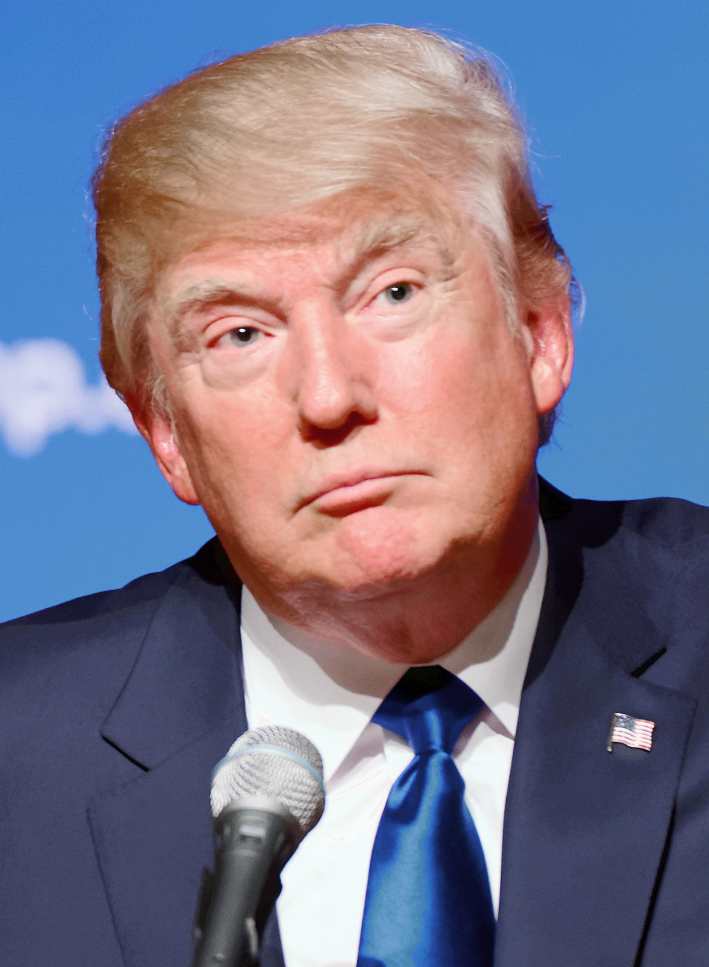
#> input picture test_image.jpg, 1418 x 1934 px (shown at 1/2 size)
$ python -i eigenfaces.py   (imports and definitions only)   (Python 2 division)
#> lines starting #> are read from the running program, lines starting #| are printed output that depends on the picture
import cv2
import numpy
import csv
import os
import scipy.sparse.linalg as lin
from numpy.linalg import matrix_rank
from numpy import linalg as LA
import scipy.io
import random
import matplotlib.pyplot as plt
import matplotlib.image as mpimg
import matplotlib.cm as cm
import pylab

train_loc = []  # List of paths of training set
train_class = []  # List of classes (0,1,...,n) of the training set
test_loc = []  # List of paths of testing set
test_class = []  # List of classes (0,1,...,n) of the testing set
train_array = []  # List of N^2x1 vectors corresponding to each face
u = []  # Extended eigenvectors M
u_reduced = []  # Reduced eigenvectors to K = 75% M


# [119 lines left out: functions read_csv, read_train_images, visualize_eigenfaces, not called in this run]


def extractFace(_img):
    cascade = cv2.CascadeClassifier("haarcascade_frontalface_alt.xml")
    rects = cascade.detectMultiScale(_img)
    for x, y, width, height in rects:
        roi = _img[y:(y+height), x:(x+width)]
        gray_image = cv2.cvtColor(roi, cv2.COLOR_BGR2GRAY)
        gray_image = cv2.resize(gray_image, (150, 150))
    return gray_image

# [10 lines not run here, left out]

>>> import cv2
>>> picture = cv2.imread('test_image.jpg')
#> picture is the input picture: shape (1934, 1418, 3); mean B, G, R 139.1, 117.1, 118.9
>>> result = extractFace(picture)
#> in extractFace, `rects = cascade.detectMultiScale(_img)`: rects = [[161, 278, 907, 907]]
#> the loop in extractFace, `for x, y, width, height in rects:` made 1 pass
#> pass 1, in extractFace, `roi = _img[y:(y+height), x:(x+width)]`:
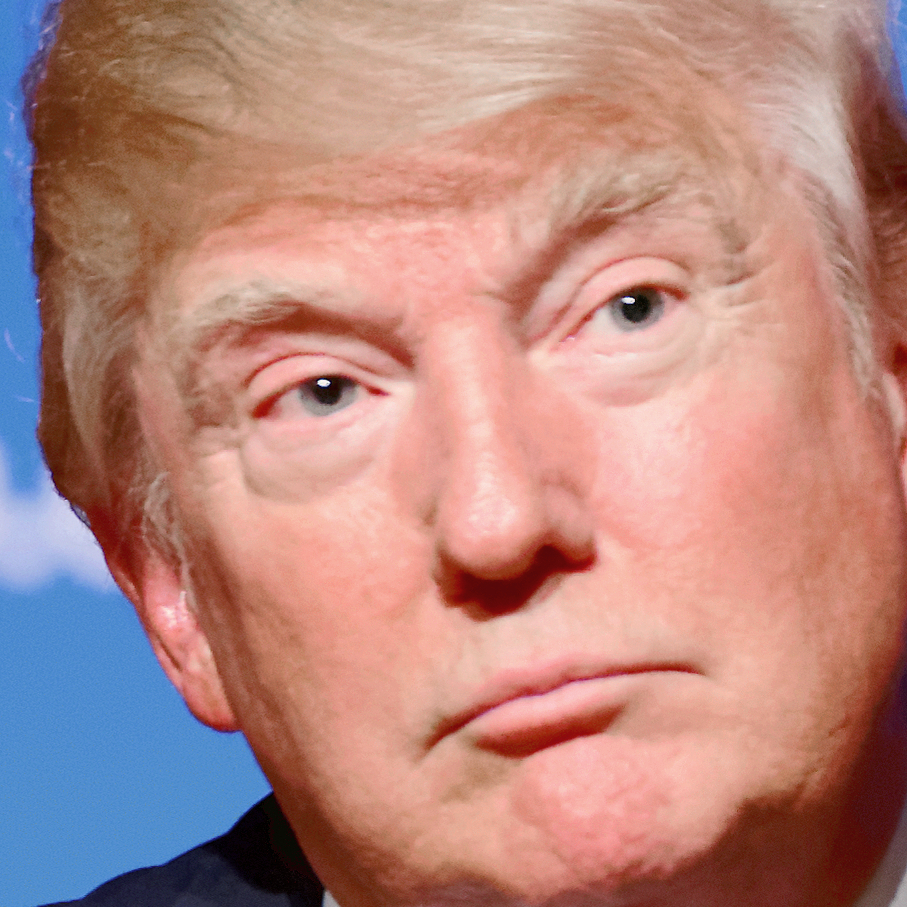
#> roi: shape (907, 907, 3); mean B, G, R 127.9, 134.9, 181.2
#> pass 1, in extractFace, `gray_image = cv2.cvtColor(roi, cv2.COLOR_BGR2GRAY)`:
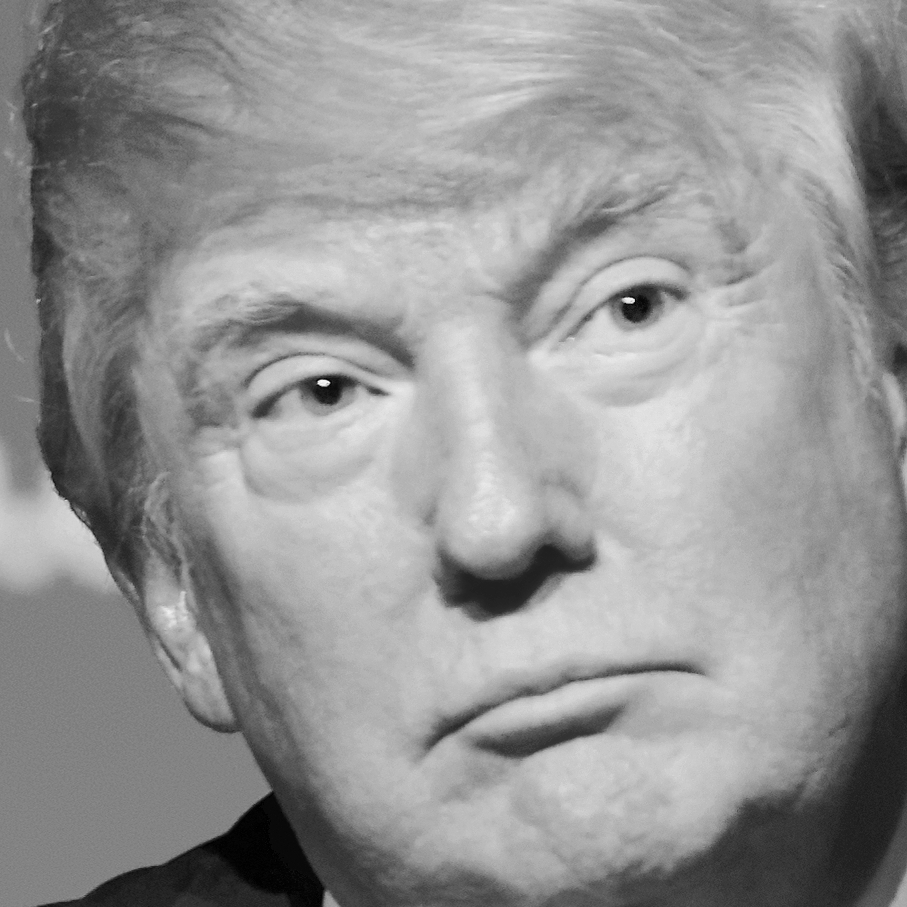
#> gray_image: shape (907, 907); min 0, max 250, mean 148

$ run again, on eigenfaces_samples.png
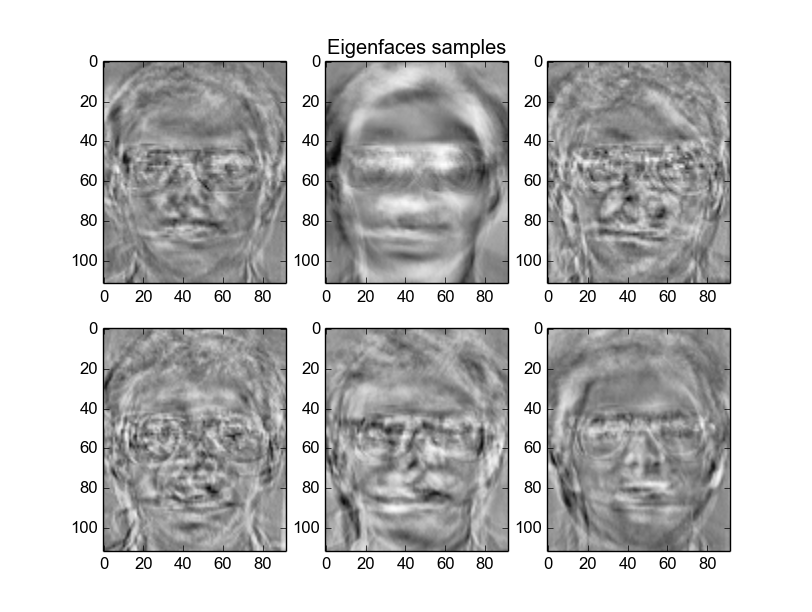
#> input picture eigenfaces_samples.png, 812 x 612 px
#> picture is the input picture: shape (612, 812, 3); min 0, max 255, mean 195.4
#> rects = [[576, 460, 46, 46]]
#> the loop in extractFace, `for x, y, width, height in rects:` made 1 pass
#> pass 1, in extractFace, `roi = _img[y:(y+height), x:(x+width)]`:
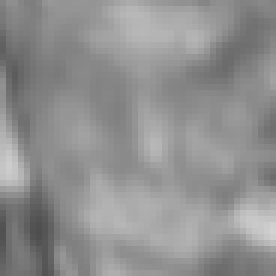
#> roi: shape (46, 46, 3) (shown 6 times larger); min 78, max 211, mean 144.1
